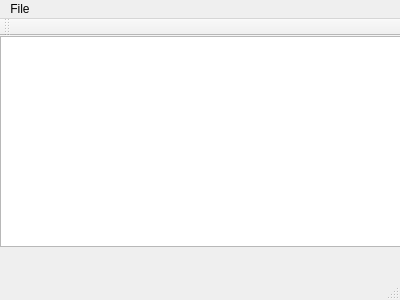
<?xml version="1.0" encoding="UTF-8"?>
<ui version="4.0">
 <class>MainWindow</class>
 <widget class="QMainWindow" name="MainWindow">
  <property name="geometry">
   <rect>
    <x>0</x>
    <y>0</y>
    <width>400</width>
    <height>300</height>
   </rect>
  </property>
  <property name="windowTitle">
   <string>MainWindow</string>
  </property>
  <widget class="QWidget" name="centralWidget">
   <widget class="QGraphicsView" name="graphicsView">
    <property name="geometry">
     <rect>
      <x>0</x>
      <y>0</y>
      <width>401</width>
      <height>211</height>
     </rect>
    </property>
   </widget>
  </widget>
  <widget class="QMenuBar" name="menuBar">
   <property name="geometry">
    <rect>
     <x>0</x>
     <y>0</y>
     <width>400</width>
     <height>21</height>
    </rect>
   </property>
   <widget class="QMenu" name="menuFile">
    <property name="title">
     <string>File</string>
    </property>
    <addaction name="actionImport"/>
    <addaction name="actionExport"/>
   </widget>
   <addaction name="menuFile"/>
  </widget>
  <widget class="QToolBar" name="mainToolBar">
   <attribute name="toolBarArea">
    <enum>TopToolBarArea</enum>
   </attribute>
   <attribute name="toolBarBreak">
    <bool>false</bool>
   </attribute>
  </widget>
  <widget class="QStatusBar" name="statusBar"/>
  <action name="actionImport">
   <property name="text">
    <string>Import</string>
   </property>
  </action>
  <action name="actionExport">
   <property name="text">
    <string>Export</string>
   </property>
  </action>
 </widget>
 <layoutdefault spacing="6" margin="11"/>
 <resources/>
 <connections/>
</ui>
